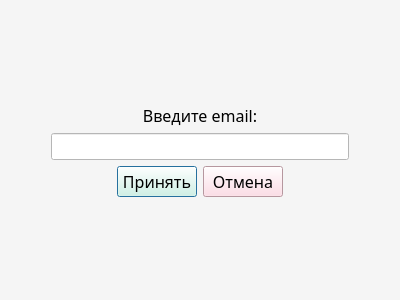
<?xml version="1.0" encoding="UTF-8"?>
<ui version="4.0">
 <class>forgotPass</class>
 <widget class="QDialog" name="forgotPass">
  <property name="geometry">
   <rect>
    <x>0</x>
    <y>0</y>
    <width>400</width>
    <height>300</height>
   </rect>
  </property>
  <property name="windowTitle">
   <string>Dialog</string>
  </property>
  <property name="styleSheet">
   <string notr="true">background-color: rgb(245, 245, 245)</string>
  </property>
  <layout class="QVBoxLayout" name="verticalLayout">
   <item>
    <spacer name="verticalSpacer">
     <property name="orientation">
      <enum>Qt::Vertical</enum>
     </property>
     <property name="sizeHint" stdset="0">
      <size>
       <width>20</width>
       <height>40</height>
      </size>
     </property>
    </spacer>
   </item>
   <item>
    <widget class="QLabel" name="label">
     <property name="font">
      <font>
       <family>Bahnschrift SemiLight</family>
       <pointsize>12</pointsize>
      </font>
     </property>
     <property name="text">
      <string>Введите email:</string>
     </property>
     <property name="alignment">
      <set>Qt::AlignCenter</set>
     </property>
    </widget>
   </item>
   <item>
    <layout class="QHBoxLayout" name="horizontalLayout_2">
     <item>
      <spacer name="horizontalSpacer_3">
       <property name="orientation">
        <enum>Qt::Horizontal</enum>
       </property>
       <property name="sizeType">
        <enum>QSizePolicy::Minimum</enum>
       </property>
       <property name="sizeHint" stdset="0">
        <size>
         <width>40</width>
         <height>20</height>
        </size>
       </property>
      </spacer>
     </item>
     <item>
      <widget class="QLineEdit" name="lineEdit">
       <property name="font">
        <font>
         <pointsize>12</pointsize>
        </font>
       </property>
       <property name="styleSheet">
        <string notr="true">background-color: white;</string>
       </property>
      </widget>
     </item>
     <item>
      <spacer name="horizontalSpacer_4">
       <property name="orientation">
        <enum>Qt::Horizontal</enum>
       </property>
       <property name="sizeType">
        <enum>QSizePolicy::Minimum</enum>
       </property>
       <property name="sizeHint" stdset="0">
        <size>
         <width>40</width>
         <height>20</height>
        </size>
       </property>
      </spacer>
     </item>
    </layout>
   </item>
   <item>
    <layout class="QHBoxLayout" name="horizontalLayout">
     <item>
      <spacer name="horizontalSpacer">
       <property name="orientation">
        <enum>Qt::Horizontal</enum>
       </property>
       <property name="sizeHint" stdset="0">
        <size>
         <width>40</width>
         <height>20</height>
        </size>
       </property>
      </spacer>
     </item>
     <item>
      <widget class="QPushButton" name="pushButton">
       <property name="font">
        <font>
         <family>Bahnschrift SemiLight</family>
         <pointsize>12</pointsize>
        </font>
       </property>
       <property name="styleSheet">
        <string notr="true">background-color: rgb(217, 255, 229)</string>
       </property>
       <property name="text">
        <string>Принять</string>
       </property>
      </widget>
     </item>
     <item>
      <widget class="QPushButton" name="pushButton_2">
       <property name="font">
        <font>
         <family>Bahnschrift SemiLight</family>
         <pointsize>12</pointsize>
        </font>
       </property>
       <property name="styleSheet">
        <string notr="true">background-color: rgb(255, 211, 223)</string>
       </property>
       <property name="text">
        <string>Отмена</string>
       </property>
      </widget>
     </item>
     <item>
      <spacer name="horizontalSpacer_2">
       <property name="orientation">
        <enum>Qt::Horizontal</enum>
       </property>
       <property name="sizeHint" stdset="0">
        <size>
         <width>40</width>
         <height>20</height>
        </size>
       </property>
      </spacer>
     </item>
    </layout>
   </item>
   <item>
    <spacer name="verticalSpacer_2">
     <property name="orientation">
      <enum>Qt::Vertical</enum>
     </property>
     <property name="sizeHint" stdset="0">
      <size>
       <width>20</width>
       <height>40</height>
      </size>
     </property>
    </spacer>
   </item>
  </layout>
 </widget>
 <resources/>
 <connections/>
</ui>
